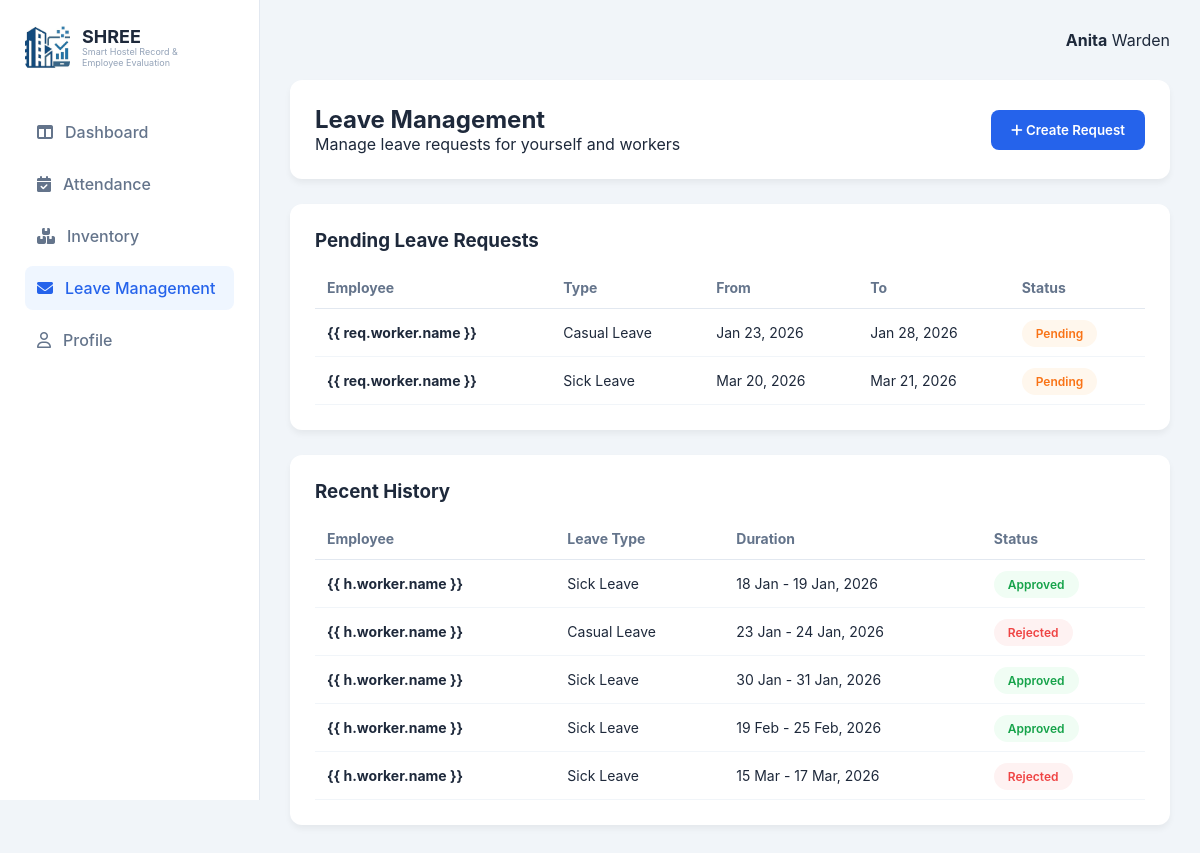
Page /accounts/warden/leave/ (signed in) on the committed database.
### accounts/models.py (models this page shows)
class Warden(models.Model):
    ...
    phone_number = models.CharField(
        max_length=10,
        validators=[phone_validator],
        blank=True,
        null=True
    )

class LeaveRequest(models.Model):
    STATUS_CHOICES = [('Pending', 'Pending'), ('Approved', 'Approved'), ('Rejected', 'Rejected')]
    worker = models.ForeignKey(Worker, on_delete=models.CASCADE, null=True, blank=True)
    warden = models.ForeignKey(Warden, on_delete=models.CASCADE)
    is_warden_request = models.BooleanField(default=False)
    leave_type = models.CharField(max_length=50)
    start_date = models.DateField()
    end_date = models.DateField()
    status = models.CharField(max_length=20, choices=STATUS_CHOICES, default='Pending')
    reason = models.TextField(null=True, blank=True)
    created_at = models.DateTimeField(auto_now_add=True)

### accounts/views.py (the view, shortened to what this page needs)
# urls.py: path('warden/leave/', views.warden_leave_view, name='warden_leave'),
def warden_leave_view(request):
    try:
        current_warden = Warden.objects.get(user=request.user)
    except Warden.DoesNotExist:
        messages.error(request, "Warden profile not found.")
        return redirect('login')
    context = {
        'workers': UniversityID.objects.filter(role='worker'),
        'today': date.today().strftime('%Y-%m-%d'),
        'warden': current_warden,
        'pending': LeaveRequest.objects.filter(warden=current_warden, status='Pending'),
        'history': LeaveRequest.objects.filter(warden=current_warden).exclude(status='Pending')
    }
    return render(request, 'Shree1/warden_leave.html', context)

### templates/Shree1/warden_leave.html (shortened to what this page needs)
{% load static %}
<!doctype html>
<html lang="en">
  <head>
    <link
      rel="stylesheet"
      href="https://cdnjs.cloudflare.com/ajax/libs/font-awesome/6.4.0/css/all.min.css"
    />
  </head>
  <body>
    <div class="container">
      <aside class="sidebar">
        <div
          class="logo-section"
          style="
            display: flex;
            align-items: center;
            gap: 12px;
            margin-bottom: 40px;
          "
        >
          <img
            src="{% static 'Shree1/images/logo_img.jpeg' %}"
            alt="SHREE Logo"
            style="
              width: 45px;
              height: 45px;
              border-radius: 8px;
              object-fit: cover;
              display: block;
            "
          />
          <div>
            <h2
              class="logo-name"
              style="font-size: 18px; margin: 0; color: #1e293b"
            >
              SHREE
            </h2>
            <p
              style="
                font-size: 9px;
                color: #94a3b8;
                margin: 0;
                line-height: 1.2;
              "
            >
              Smart Hostel Record & <br />
              Employee Evaluation
            </p>
          </div>
        </div>
        <nav class="nav-menu">
          <a href="{% url 'warden_dashboard' %}" class="nav-item"
            ><i class="fa-solid fa-table-columns"></i> Dashboard</a
          >
          <a href="{% url 'attendance' %}" class="nav-item"
            ><i class="fa-solid fa-calendar-check"></i> Attendance</a
          >
          <a href="{% url 'inventory' %}" class="nav-item"
            ><i class="fa-solid fa-boxes-stacked"></i> Inventory</a
          >
          <a href="{% url 'warden_leave' %}" class="nav-item active"
            ><i class="fa-solid fa-envelope"></i> Leave Management</a
          >
          <a href="{% url 'warden_profile' %}" class="nav-item"
            ><i class="fa-regular fa-user"></i> Profile</a
          >
        </nav>
      </aside>
      <main class="main-content">
        <header class="top-header">
          <div class="user-info">
            <span class="user-name"
              ><strong>{{ warden.name|default:"Anita Warden" }}</strong></span
            >
            <span class="user-role">Warden</span>
          </div>
        </header>
        <section class="intro-card">
          <div>
            <h1>Leave Management</h1>
            <p>Manage leave requests for yourself and workers</p>
          </div>
          <button class="btn-request" onclick="toggleModal(true)">
            <i class="fa-solid fa-plus"></i> Create Request
          </button>
        </section>
        <div class="content-card">
          <h3>Pending Leave Requests</h3>
          <table class="leave-table">
            <thead>
              <tr>
                <th>Employee</th>
                <th>Type</th>
                <th>From</th>
                <th>To</th>
                <th>Status</th>
              </tr>
            </thead>
            <tbody>
              {% for req in pending %}
              <tr>
                <td>
                  <strong
                    >{% if req.is_warden_request %}Self (Warden){% else %}{{
                    req.worker.name }}{% endif %}</strong
                  >
                </td>
                <td>{{ req.leave_type }}</td>
                <td>{{ req.start_date|date:"M d, Y" }}</td>
                <td>{{ req.end_date|date:"M d, Y" }}</td>
                <td><span class="status-badge pending">Pending</span></td>
              </tr>
              {% endfor %}
            </tbody>
          </table>
        </div>
        <div class="content-card">
          <h3>Recent History</h3>
          <table class="leave-table">
            <thead>
              <tr>
                <th>Employee</th>
                <th>Leave Type</th>
                <th>Duration</th>
                <th>Status</th>
              </tr>
            </thead>
            <tbody>
              {% for h in history %}
              <tr>
                <td>
                  <strong
                    >{% if h.is_warden_request %}Self (Warden){% else %}{{
                    h.worker.name }}{% endif %}</strong
                  >
                </td>
                <td>{{ h.leave_type }}</td>
                <td>
                  {{ h.start_date|date:"d M" }} - {{ h.end_date|date:"d M, Y" }}
                </td>
                <td>
                  <span
                    class="status-badge {% if h.status == 'Approved' %}approved{% elif h.status == 'Rejected' %}rejected{% else %}pending{% endif %}"
                  >
                    {{ h.status }}
                  </span>
                </td>
              </tr>
              {% endfor %}
            </tbody>
          </table>
        </div>
      </main>
    </div>
  </body>
</html>

### templates/Shree1/warden_leave.html (style rules this page uses)
:root { --primary-blue: #2563eb; --success-green: #10b981; --danger-red: #ef4444; --bg-light: #f1f5f9; --border-color: #e2e8f0; }
* { margin: 0; padding: 0; box-sizing: border-box; font-family: "Inter", sans-serif; }
body { background-color: var(--bg-light); color: #1e293b; display: flex; }
.container { display: flex; width: 100%; }
.sidebar { width: 260px; background: white; padding: 25px; border-right: 1px solid var(--border-color); position: fixed; height: 100vh; }
.logo-section { margin-bottom: 40px; display: flex; align-items: center; gap: 10px; }
.nav-menu { display: flex; flex-direction: column; gap: 8px; }
.nav-item { display: flex; align-items: center; gap: 12px; padding: 12px; color: #64748b; text-decoration: none; border-radius: 8px; font-weight: 500; }
.nav-item.active, .nav-item:hover { background: #eff6ff; color: var(--primary-blue); }
.main-content { flex: 1; margin-left: 260px; padding: 30px; }
.top-header { display: flex; justify-content: flex-end; align-items: center; margin-bottom: 30px; gap: 20px; }
.intro-card { background: white; padding: 25px; border-radius: 12px; box-shadow: 0 4px 6px rgba(0, 0, 0, 0.05); margin-bottom: 25px; display: flex; justify-content: space-between; align-items: center; }
.content-card { background: white; padding: 25px; border-radius: 12px; box-shadow: 0 4px 6px rgba(0, 0, 0, 0.05); margin-bottom: 25px; }
.btn-request { background: var(--primary-blue); color: white; border: none; padding: 12px 20px; border-radius: 8px; cursor: pointer; font-weight: 600; }
.leave-table { width: 100%; border-collapse: collapse; margin-top: 15px; }
.leave-table th { text-align: left; padding: 12px; color: #64748b; border-bottom: 1px solid var(--border-color); font-size: 14px; }
.leave-table td { padding: 15px 12px; border-bottom: 1px solid #f1f5f9; font-size: 14px; }
.status-badge { padding: 6px 14px; border-radius: 20px; font-size: 12px; font-weight: 600; }
.status-badge.pending { background: #fff7ed; color: #f97316; }
.status-badge.approved { background: #f0fdf4; color: #16a34a; }
.status-badge.rejected { background: #fef2f2; color: #ef4444; }

### rows in the picture
Warden: name "Anita"
LeaveRequest: is_warden_request "{{ req.worker.name }}", leave_type "Casual Leave", start_date "Jan 23, 2026", end_date "Jan 28, 2026"
LeaveRequest: is_warden_request "{{ req.worker.name }}", leave_type "Sick Leave", start_date "Mar 20, 2026", end_date "Mar 21, 2026"
LeaveRequest: is_warden_request "{{ h.worker.name }}", leave_type "Sick Leave", start_date "18 Jan", end_date "19 Jan, 2026", status "Approved"
LeaveRequest: is_warden_request "{{ h.worker.name }}", leave_type "Casual Leave", start_date "23 Jan", end_date "24 Jan, 2026", status "Rejected"
LeaveRequest: is_warden_request "{{ h.worker.name }}", leave_type "Sick Leave", start_date "30 Jan", end_date "31 Jan, 2026", status "Approved"
LeaveRequest: is_warden_request "{{ h.worker.name }}", leave_type "Sick Leave", start_date "19 Feb", end_date "25 Feb, 2026", status "Approved"
LeaveRequest: is_warden_request "{{ h.worker.name }}", leave_type "Sick Leave", start_date "15 Mar", end_date "17 Mar, 2026", status "Rejected"
